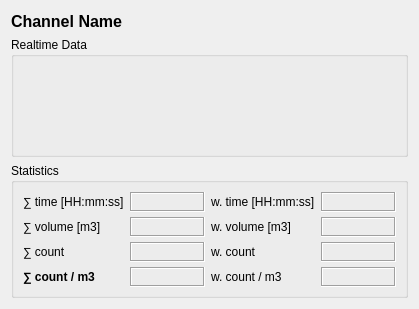
<?xml version="1.0" encoding="UTF-8"?>
<ui version="4.0">
 <class>ChannelViewWidget</class>
 <widget class="QWidget" name="ChannelViewWidget">
  <property name="enabled">
   <bool>true</bool>
  </property>
  <property name="geometry">
   <rect>
    <x>0</x>
    <y>0</y>
    <width>413</width>
    <height>305</height>
   </rect>
  </property>
  <property name="windowTitle">
   <string>channelViewWidget</string>
  </property>
  <layout class="QGridLayout" name="widget_layout">
   <item row="2" column="0" colspan="3">
    <widget class="QGroupBox" name="stats_gb">
     <property name="minimumSize">
      <size>
       <width>0</width>
       <height>135</height>
      </size>
     </property>
     <property name="maximumSize">
      <size>
       <width>16777215</width>
       <height>135</height>
      </size>
     </property>
     <property name="title">
      <string>Statistics</string>
     </property>
     <layout class="QGridLayout" name="stat_layout">
      <property name="leftMargin">
       <number>9</number>
      </property>
      <property name="topMargin">
       <number>9</number>
      </property>
      <item row="4" column="0">
       <widget class="QLabel" name="label_9">
        <property name="minimumSize">
         <size>
          <width>0</width>
          <height>20</height>
         </size>
        </property>
        <property name="font">
         <font>
          <bold>true</bold>
         </font>
        </property>
        <property name="text">
         <string>∑ count / m3</string>
        </property>
       </widget>
      </item>
      <item row="1" column="2">
       <widget class="QLabel" name="label_6">
        <property name="minimumSize">
         <size>
          <width>0</width>
          <height>20</height>
         </size>
        </property>
        <property name="text">
         <string>w. time [HH:mm:ss]</string>
        </property>
       </widget>
      </item>
      <item row="3" column="2">
       <widget class="QLabel" name="label_8">
        <property name="minimumSize">
         <size>
          <width>0</width>
          <height>20</height>
         </size>
        </property>
        <property name="text">
         <string>w. count</string>
        </property>
       </widget>
      </item>
      <item row="2" column="2">
       <widget class="QLabel" name="label_7">
        <property name="minimumSize">
         <size>
          <width>0</width>
          <height>20</height>
         </size>
        </property>
        <property name="text">
         <string>w. volume [m3]</string>
        </property>
       </widget>
      </item>
      <item row="3" column="0">
       <widget class="QLabel" name="label_3">
        <property name="minimumSize">
         <size>
          <width>0</width>
          <height>20</height>
         </size>
        </property>
        <property name="font">
         <font>
          <bold>false</bold>
         </font>
        </property>
        <property name="text">
         <string>∑ count</string>
        </property>
        <property name="indent">
         <number>-1</number>
        </property>
       </widget>
      </item>
      <item row="2" column="0">
       <widget class="QLabel" name="label_5">
        <property name="minimumSize">
         <size>
          <width>0</width>
          <height>20</height>
         </size>
        </property>
        <property name="font">
         <font>
          <bold>false</bold>
         </font>
        </property>
        <property name="text">
         <string>∑ volume [m3]</string>
        </property>
        <property name="indent">
         <number>-1</number>
        </property>
       </widget>
      </item>
      <item row="3" column="1">
       <widget class="QLabel" name="sum_count">
        <property name="minimumSize">
         <size>
          <width>75</width>
          <height>20</height>
         </size>
        </property>
        <property name="frameShape">
         <enum>QFrame::Shape::Box</enum>
        </property>
        <property name="frameShadow">
         <enum>QFrame::Shadow::Sunken</enum>
        </property>
        <property name="text">
         <string/>
        </property>
       </widget>
      </item>
      <item row="4" column="1">
       <widget class="QLabel" name="sum_count_per_m3">
        <property name="minimumSize">
         <size>
          <width>75</width>
          <height>20</height>
         </size>
        </property>
        <property name="font">
         <font>
          <bold>true</bold>
         </font>
        </property>
        <property name="frameShape">
         <enum>QFrame::Shape::Box</enum>
        </property>
        <property name="frameShadow">
         <enum>QFrame::Shadow::Sunken</enum>
        </property>
        <property name="text">
         <string/>
        </property>
       </widget>
      </item>
      <item row="1" column="0">
       <widget class="QLabel" name="label">
        <property name="enabled">
         <bool>true</bool>
        </property>
        <property name="minimumSize">
         <size>
          <width>0</width>
          <height>20</height>
         </size>
        </property>
        <property name="font">
         <font>
          <italic>false</italic>
          <bold>false</bold>
         </font>
        </property>
        <property name="text">
         <string>∑ time [HH:mm:ss]</string>
        </property>
        <property name="indent">
         <number>-1</number>
        </property>
       </widget>
      </item>
      <item row="2" column="1">
       <widget class="QLabel" name="sum_volume">
        <property name="minimumSize">
         <size>
          <width>75</width>
          <height>20</height>
         </size>
        </property>
        <property name="frameShape">
         <enum>QFrame::Shape::Box</enum>
        </property>
        <property name="frameShadow">
         <enum>QFrame::Shadow::Sunken</enum>
        </property>
        <property name="text">
         <string/>
        </property>
       </widget>
      </item>
      <item row="1" column="1">
       <widget class="QLabel" name="sum_time">
        <property name="minimumSize">
         <size>
          <width>75</width>
          <height>20</height>
         </size>
        </property>
        <property name="frameShape">
         <enum>QFrame::Shape::Box</enum>
        </property>
        <property name="frameShadow">
         <enum>QFrame::Shadow::Sunken</enum>
        </property>
        <property name="text">
         <string/>
        </property>
       </widget>
      </item>
      <item row="4" column="2">
       <widget class="QLabel" name="label_12">
        <property name="minimumSize">
         <size>
          <width>0</width>
          <height>20</height>
         </size>
        </property>
        <property name="text">
         <string>w. count / m3</string>
        </property>
       </widget>
      </item>
      <item row="1" column="3">
       <widget class="QLabel" name="w_time">
        <property name="minimumSize">
         <size>
          <width>75</width>
          <height>20</height>
         </size>
        </property>
        <property name="frameShape">
         <enum>QFrame::Shape::Box</enum>
        </property>
        <property name="frameShadow">
         <enum>QFrame::Shadow::Sunken</enum>
        </property>
        <property name="text">
         <string/>
        </property>
       </widget>
      </item>
      <item row="2" column="3">
       <widget class="QLabel" name="w_volume">
        <property name="minimumSize">
         <size>
          <width>75</width>
          <height>20</height>
         </size>
        </property>
        <property name="frameShape">
         <enum>QFrame::Shape::Box</enum>
        </property>
        <property name="frameShadow">
         <enum>QFrame::Shadow::Sunken</enum>
        </property>
        <property name="text">
         <string/>
        </property>
       </widget>
      </item>
      <item row="3" column="3">
       <widget class="QLabel" name="w_count">
        <property name="minimumSize">
         <size>
          <width>75</width>
          <height>20</height>
         </size>
        </property>
        <property name="frameShape">
         <enum>QFrame::Shape::Box</enum>
        </property>
        <property name="frameShadow">
         <enum>QFrame::Shadow::Sunken</enum>
        </property>
        <property name="text">
         <string/>
        </property>
       </widget>
      </item>
      <item row="4" column="3">
       <widget class="QLabel" name="w_count_per_m3">
        <property name="minimumSize">
         <size>
          <width>75</width>
          <height>20</height>
         </size>
        </property>
        <property name="frameShape">
         <enum>QFrame::Shape::Box</enum>
        </property>
        <property name="frameShadow">
         <enum>QFrame::Shadow::Sunken</enum>
        </property>
        <property name="text">
         <string/>
        </property>
       </widget>
      </item>
     </layout>
    </widget>
   </item>
   <item row="1" column="0" colspan="3">
    <widget class="QGroupBox" name="realtime_gb">
     <property name="minimumSize">
      <size>
       <width>0</width>
       <height>120</height>
      </size>
     </property>
     <property name="title">
      <string>Realtime Data</string>
     </property>
     <layout class="QVBoxLayout" name="realtime_layout"/>
    </widget>
   </item>
   <item row="0" column="0">
    <widget class="QLabel" name="channel_name_label">
     <property name="minimumSize">
      <size>
       <width>0</width>
       <height>20</height>
      </size>
     </property>
     <property name="maximumSize">
      <size>
       <width>16777215</width>
       <height>20</height>
      </size>
     </property>
     <property name="font">
      <font>
       <pointsize>12</pointsize>
       <bold>true</bold>
      </font>
     </property>
     <property name="text">
      <string>Channel Name</string>
     </property>
    </widget>
   </item>
  </layout>
 </widget>
 <resources/>
 <connections/>
</ui>
